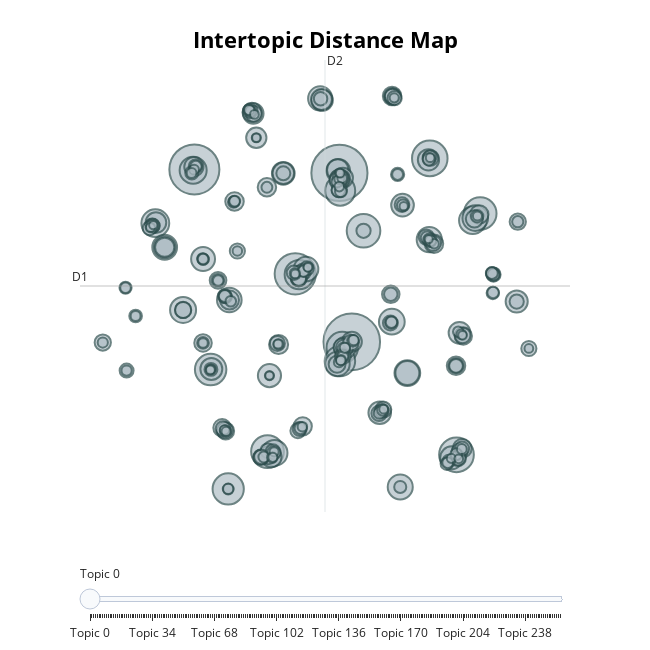

This figure's notebook cell:
### Code cell
model.visualize_topics()

### Figure 1 — Plotly figure (JSON) as saved in the notebook; plotly's stock layout.template omitted (floating-point values rounded to 4 significant figures; data arrays with more than 128 entries replaced by an {"elided": "..."} marker saying what was removed)
{"data": [{"customdata": {"elided": "258x3 mixed values"}, "hovertemplate": "<b>Topic %{customdata[0]}</b><br>%{customdata[1]}<br>Size: %{customdata[2]}", "legendgroup": "", "marker": {"color": "#B0BEC5", "line": {"color": "DarkSlateGrey", "width": 2}, "size": {"elided": "258 int values"}, "sizemode": "area", "sizeref": 0.2869, "symbol": "circle"}, "mode": "markers", "name": "", "orientation": "v", "showlegend": false, "type": "scatter", "x": {"elided": "258 float values"}, "xaxis": "x", "y": {"elided": "258 float values"}, "yaxis": "y"}], "layout": {"annotations": [{"showarrow": false, "text": "D1", "x": -12.31, "y": 3.906, "yshift": 10}, {"showarrow": false, "text": "D2", "x": 4.964, "xshift": 10, "y": 21.75}], "height": 650, "hoverlabel": {"bgcolor": "white", "font": {"family": "Rockwell", "size": 16}}, "legend": {"itemsizing": "constant", "tracegroupgap": 0}, "margin": {"t": 60}, "shapes": [{"line": {"color": "#CFD8DC", "width": 2}, "type": "line", "x0": 4.964, "x1": 4.964, "y0": -13.94, "y1": 21.75}, {"line": {"color": "#9E9E9E", "width": 2}, "type": "line", "x0": -12.31, "x1": 22.24, "y0": 3.906, "y1": 3.906}], "sliders": [{"active": 0, "pad": {"t": 50}, "steps": [{"args": [{"marker.color": {"elided": "1x258 str values"}}], "label": "Topic 0", "method": "update"}, {"args": [{"marker.color": {"elided": "1x258 str values"}}], "label": "Topic 1", "method": "update"}, {"args": [{"marker.color": {"elided": "1x258 str values"}}], "label": "Topic 2", "method": "update"}, {"args": [{"marker.color": {"elided": "1x258 str values"}}], "label": "Topic 3", "method": "update"}, {"args": [{"marker.color": {"elided": "1x258 str values"}}], "label": "Topic 4", "method": "update"}, {"args": [{"marker.color": {"elided": "1x258 str values"}}], "label": "Topic 5", "method": "update"}, {"args": [{"marker.color": {"elided": "1x258 str values"}}], "label": "Topic 6", "method": "update"}, {"args": [{"marker.color": {"elided": "1x258 str values"}}], "label": "Topic 7", "method": "update"}, {"args": [{"marker.color": {"elided": "1x258 str values"}}], "label": "Topic 8", "method": "update"}, {"args": [{"marker.color": {"elided": "1x258 str values"}}], "label": "Topic 9", "method": "update"}, {"args": [{"marker.color": {"elided": "1x258 str values"}}], "label": "Topic 10", "method": "update"}, {"args": [{"marker.color": {"elided": "1x258 str values"}}], "label": "Topic 11", "method": "update"}, {"args": [{"marker.color": {"elided": "1x258 str values"}}], "label": "Topic 12", "method": "update"}, {"args": [{"marker.color": {"elided": "1x258 str values"}}], "label": "Topic 13", "method": "update"}, {"args": [{"marker.color": {"elided": "1x258 str values"}}], "label": "Topic 14", "method": "update"}, {"args": [{"marker.color": {"elided": "1x258 str values"}}], "label": "Topic 15", "method": "update"}, {"args": [{"marker.color": {"elided": "1x258 str values"}}], "label": "Topic 16", "method": "update"}, {"args": [{"marker.color": {"elided": "1x258 str values"}}], "label": "Topic 17", "method": "update"}, {"args": [{"marker.color": {"elided": "1x258 str values"}}], "label": "Topic 18", "method": "update"}, {"args": [{"marker.color": {"elided": "1x258 str values"}}], "label": "Topic 19", "method": "update"}, {"args": [{"marker.color": {"elided": "1x258 str values"}}], "label": "Topic 20", "method": "update"}, {"args": [{"marker.color": {"elided": "1x258 str values"}}], "label": "Topic 21", "method": "update"}, {"args": [{"marker.color": {"elided": "1x258 str values"}}], "label": "Topic 22", "method": "update"}, {"args": [{"marker.color": {"elided": "1x258 str values"}}], "label": "Topic 23", "method": "update"}, {"args": [{"marker.color": {"elided": "1x258 str values"}}], "label": "Topic 24", "method": "update"}, {"args": [{"marker.color": {"elided": "1x258 str values"}}], "label": "Topic 25", "method": "update"}, {"args": [{"marker.color": {"elided": "1x258 str values"}}], "label": "Topic 26", "method": "update"}, {"args": [{"marker.color": {"elided": "1x258 str values"}}], "label": "Topic 27", "method": "update"}, {"args": [{"marker.color": {"elided": "1x258 str values"}}], "label": "Topic 28", "method": "update"}, {"args": [{"marker.color": {"elided": "1x258 str values"}}], "label": "Topic 29", "method": "update"}, {"args": [{"marker.color": {"elided": "1x258 str values"}}], "label": "Topic 30", "method": "update"}, {"args": [{"marker.color": {"elided": "1x258 str values"}}], "label": "Topic 31", "method": "update"}, {"args": [{"marker.color": {"elided": "1x258 str values"}}], "label": "Topic 32", "method": "update"}, {"args": [{"marker.color": {"elided": "1x258 str values"}}], "label": "Topic 33", "method": "update"}, {"args": [{"marker.color": {"elided": "1x258 str values"}}], "label": "Topic 34", "method": "update"}, {"args": [{"marker.color": {"elided": "1x258 str values"}}], "label": "Topic 35", "method": "update"}, {"args": [{"marker.color": {"elided": "1x258 str values"}}], "label": "Topic 36", "method": "update"}, {"args": [{"marker.color": {"elided": "1x258 str values"}}], "label": "Topic 37", "method": "update"}, {"args": [{"marker.color": {"elided": "1x258 str values"}}], "label": "Topic 38", "method": "update"}, {"args": [{"marker.color": {"elided": "1x258 str values"}}], "label": "Topic 39", "method": "update"}, {"args": [{"marker.color": {"elided": "1x258 str values"}}], "label": "Topic 40", "method": "update"}, {"args": [{"marker.color": {"elided": "1x258 str values"}}], "label": "Topic 41", "method": "update"}, {"args": [{"marker.color": {"elided": "1x258 str values"}}], "label": "Topic 42", "method": "update"}, {"args": [{"marker.color": {"elided": "1x258 str values"}}], "label": "Topic 43", "method": "update"}, {"args": [{"marker.color": {"elided": "1x258 str values"}}], "label": "Topic 44", "method": "update"}, {"args": [{"marker.color": {"elided": "1x258 str values"}}], "label": "Topic 45", "method": "update"}, {"args": [{"marker.color": {"elided": "1x258 str values"}}], "label": "Topic 46", "method": "update"}, {"args": [{"marker.color": {"elided": "1x258 str values"}}], "label": "Topic 47", "method": "update"}, {"args": [{"marker.color": {"elided": "1x258 str values"}}], "label": "Topic 48", "method": "update"}, {"args": [{"marker.color": {"elided": "1x258 str values"}}], "label": "Topic 49", "method": "update"}, {"args": [{"marker.color": {"elided": "1x258 str values"}}], "label": "Topic 50", "method": "update"}, {"args": [{"marker.color": {"elided": "1x258 str values"}}], "label": "Topic 51", "method": "update"}, {"args": [{"marker.color": {"elided": "1x258 str values"}}], "label": "Topic 52", "method": "update"}, {"args": [{"marker.color": {"elided": "1x258 str values"}}], "label": "Topic 53", "method": "update"}, {"args": [{"marker.color": {"elided": "1x258 str values"}}], "label": "Topic 54", "method": "update"}, {"args": [{"marker.color": {"elided": "1x258 str values"}}], "label": "Topic 55", "method": "update"}, {"args": [{"marker.color": {"elided": "1x258 str values"}}], "label": "Topic 56", "method": "update"}, {"args": [{"marker.color": {"elided": "1x258 str values"}}], "label": "Topic 57", "method": "update"}, {"args": [{"marker.color": {"elided": "1x258 str values"}}], "label": "Topic 58", "method": "update"}, {"args": [{"marker.color": {"elided": "1x258 str values"}}], "label": "Topic 59", "method": "update"}, {"args": [{"marker.color": {"elided": "1x258 str values"}}], "label": "Topic 60", "method": "update"}, {"args": [{"marker.color": {"elided": "1x258 str values"}}], "label": "Topic 61", "method": "update"}, {"args": [{"marker.color": {"elided": "1x258 str values"}}], "label": "Topic 62", "method": "update"}, {"args": [{"marker.color": {"elided": "1x258 str values"}}], "label": "Topic 63", "method": "update"}, {"args": [{"marker.color": {"elided": "1x258 str values"}}], "label": "Topic 64", "method": "update"}, {"args": [{"marker.color": {"elided": "1x258 str values"}}], "label": "Topic 65", "method": "update"}, {"args": [{"marker.color": {"elided": "1x258 str values"}}], "label": "Topic 66", "method": "update"}, {"args": [{"marker.color": {"elided": "1x258 str values"}}], "label": "Topic 67", "method": "update"}, {"args": [{"marker.color": {"elided": "1x258 str values"}}], "label": "Topic 68", "method": "update"}, {"args": [{"marker.color": {"elided": "1x258 str values"}}], "label": "Topic 69", "method": "update"}, {"args": [{"marker.color": {"elided": "1x258 str values"}}], "label": "Topic 70", "method": "update"}, {"args": [{"marker.color": {"elided": "1x258 str values"}}], "label": "Topic 71", "method": "update"}, {"args": [{"marker.color": {"elided": "1x258 str values"}}], "label": "Topic 72", "method": "update"}, {"args": [{"marker.color": {"elided": "1x258 str values"}}], "label": "Topic 73", "method": "update"}, {"args": [{"marker.color": {"elided": "1x258 str values"}}], "label": "Topic 74", "method": "update"}, {"args": [{"marker.color": {"elided": "1x258 str values"}}], "label": "Topic 75", "method": "update"}, {"args": [{"marker.color": {"elided": "1x258 str values"}}], "label": "Topic 76", "method": "update"}, {"args": [{"marker.color": {"elided": "1x258 str values"}}], "label": "Topic 77", "method": "update"}, {"args": [{"marker.color": {"elided": "1x258 str values"}}], "label": "Topic 78", "method": "update"}, {"args": [{"marker.color": {"elided": "1x258 str values"}}], "label": "Topic 79", "method": "update"}, {"args": [{"marker.color": {"elided": "1x258 str values"}}], "label": "Topic 80", "method": "update"}, {"args": [{"marker.color": {"elided": "1x258 str values"}}], "label": "Topic 81", "method": "update"}, {"args": [{"marker.color": {"elided": "1x258 str values"}}], "label": "Topic 82", "method": "update"}, {"args": [{"marker.color": {"elided": "1x258 str values"}}], "label": "Topic 83", "method": "update"}, {"args": [{"marker.color": {"elided": "1x258 str values"}}], "label": "Topic 84", "method": "update"}, {"args": [{"marker.color": {"elided": "1x258 str values"}}], "label": "Topic 85", "method": "update"}, {"args": [{"marker.color": {"elided": "1x258 str values"}}], "label": "Topic 86", "method": "update"}, {"args": [{"marker.color": {"elided": "1x258 str values"}}], "label": "Topic 87", "method": "update"}, {"args": [{"marker.color": {"elided": "1x258 str values"}}], "label": "Topic 88", "method": "update"}, {"args": [{"marker.color": {"elided": "1x258 str values"}}], "label": "Topic 89", "method": "update"}, {"args": [{"marker.color": {"elided": "1x258 str values"}}], "label": "Topic 90", "method": "update"}, {"args": [{"marker.color": {"elided": "1x258 str values"}}], "label": "Topic 91", "method": "update"}, {"args": [{"marker.color": {"elided": "1x258 str values"}}], "label": "Topic 92", "method": "update"}, {"args": [{"marker.color": {"elided": "1x258 str values"}}], "label": "Topic 93", "method": "update"}, {"args": [{"marker.color": {"elided": "1x258 str values"}}], "label": "Topic 94", "method": "update"}, {"args": [{"marker.color": {"elided": "1x258 str values"}}], "label": "Topic 95", "method": "update"}, {"args": [{"marker.color": {"elided": "1x258 str values"}}], "label": "Topic 96", "method": "update"}, {"args": [{"marker.color": {"elided": "1x258 str values"}}], "label": "Topic 97", "method": "update"}, {"args": [{"marker.color": {"elided": "1x258 str values"}}], "label": "Topic 98", "method": "update"}, {"args": [{"marker.color": {"elided": "1x258 str values"}}], "label": "Topic 99", "method": "update"}, {"args": [{"marker.color": {"elided": "1x258 str values"}}], "label": "Topic 100", "method": "update"}, {"args": [{"marker.color": {"elided": "1x258 str values"}}], "label": "Topic 101", "method": "update"}, {"args": [{"marker.color": {"elided": "1x258 str values"}}], "label": "Topic 102", "method": "update"}, {"args": [{"marker.color": {"elided": "1x258 str values"}}], "label": "Topic 103", "method": "update"}, {"args": [{"marker.color": {"elided": "1x258 str values"}}], "label": "Topic 104", "method": "update"}, {"args": [{"marker.color": {"elided": "1x258 str values"}}], "label": "Topic 105", "method": "update"}, {"args": [{"marker.color": {"elided": "1x258 str values"}}], "label": "Topic 106", "method": "update"}, {"args": [{"marker.color": {"elided": "1x258 str values"}}], "label": "Topic 107", "method": "update"}, {"args": [{"marker.color": {"elided": "1x258 str values"}}], "label": "Topic 108", "method": "update"}, {"args": [{"marker.color": {"elided": "1x258 str values"}}], "label": "Topic 109", "method": "update"}, {"args": [{"marker.color": {"elided": "1x258 str values"}}], "label": "Topic 110", "method": "update"}, {"args": [{"marker.color": {"elided": "1x258 str values"}}], "label": "Topic 111", "method": "update"}, {"args": [{"marker.color": {"elided": "1x258 str values"}}], "label": "Topic 112", "method": "update"}, {"args": [{"marker.color": {"elided": "1x258 str values"}}], "label": "Topic 113", "method": "update"}, {"args": [{"marker.color": {"elided": "1x258 str values"}}], "label": "Topic 114", "method": "update"}, {"args": [{"marker.color": {"elided": "1x258 str values"}}], "label": "Topic 115", "method": "update"}, {"args": [{"marker.color": {"elided": "1x258 str values"}}], "label": "Topic 116", "method": "update"}, {"args": [{"marker.color": {"elided": "1x258 str values"}}], "label": "Topic 117", "method": "update"}, {"args": [{"marker.color": {"elided": "1x258 str values"}}], "label": "Topic 118", "method": "update"}, {"args": [{"marker.color": {"elided": "1x258 str values"}}], "label": "Topic 119", "method": "update"}, {"args": [{"marker.color": {"elided": "1x258 str values"}}], "label": "Topic 120", "method": "update"}, {"args": [{"marker.color": {"elided": "1x258 str values"}}], "label": "Topic 121", "method": "update"}, {"args": [{"marker.color": {"elided": "1x258 str values"}}], "label": "Topic 122", "method": "update"}, {"args": [{"marker.color": {"elided": "1x258 str values"}}], "label": "Topic 123", "method": "update"}, {"args": [{"marker.color": {"elided": "1x258 str values"}}], "label": "Topic 124", "method": "update"}, {"args": [{"marker.color": {"elided": "1x258 str values"}}], "label": "Topic 125", "method": "update"}, {"args": [{"marker.color": {"elided": "1x258 str values"}}], "label": "Topic 126", "method": "update"}, {"args": [{"marker.color": {"elided": "1x258 str values"}}], "label": "Topic 127", "method": "update"}, {"args": [{"marker.color": {"elided": "1x258 str values"}}], "label": "Topic 128", "method": "update"}, {"args": [{"marker.color": {"elided": "1x258 str values"}}], "label": "Topic 129", "method": "update"}, {"args": [{"marker.color": {"elided": "1x258 str values"}}], "label": "Topic 130", "method": "update"}, {"args": [{"marker.color": {"elided": "1x258 str values"}}], "label": "Topic 131", "method": "update"}, {"args": [{"marker.color": {"elided": "1x258 str values"}}], "label": "Topic 132", "method": "update"}, {"args": [{"marker.color": {"elided": "1x258 str values"}}], "label": "Topic 133", "method": "update"}, {"args": [{"marker.color": {"elided": "1x258 str values"}}], "label": "Topic 134", "method": "update"}, {"args": [{"marker.color": {"elided": "1x258 str values"}}], "label": "Topic 135", "method": "update"}, {"args": [{"marker.color": {"elided": "1x258 str values"}}], "label": "Topic 136", "method": "update"}, {"args": [{"marker.color": {"elided": "1x258 str values"}}], "label": "Topic 137", "method": "update"}, {"args": [{"marker.color": {"elided": "1x258 str values"}}], "label": "Topic 138", "method": "update"}, {"args": [{"marker.color": {"elided": "1x258 str values"}}], "label": "Topic 139", "method": "update"}, {"args": [{"marker.color": {"elided": "1x258 str values"}}], "label": "Topic 140", "method": "update"}, {"args": [{"marker.color": {"elided": "1x258 str values"}}], "label": "Topic 141", "method": "update"}, {"args": [{"marker.color": {"elided": "1x258 str values"}}], "label": "Topic 142", "method": "update"}, {"args": [{"marker.color": {"elided": "1x258 str values"}}], "label": "Topic 143", "method": "update"}, {"args": [{"marker.color": {"elided": "1x258 str values"}}], "label": "Topic 144", "method": "update"}, {"args": [{"marker.color": {"elided": "1x258 str values"}}], "label": "Topic 145", "method": "update"}, {"args": [{"marker.color": {"elided": "1x258 str values"}}], "label": "Topic 146", "method": "update"}, {"args": [{"marker.color": {"elided": "1x258 str values"}}], "label": "Topic 147", "method": "update"}, {"args": [{"marker.color": {"elided": "1x258 str values"}}], "label": "Topic 148", "method": "update"}, {"args": [{"marker.color": {"elided": "1x258 str values"}}], "label": "Topic 149", "method": "update"}, {"args": [{"marker.color": {"elided": "1x258 str values"}}], "label": "Topic 150", "method": "update"}, {"args": [{"marker.color": {"elided": "1x258 str values"}}], "label": "Topic 151", "method": "update"}, {"args": [{"marker.color": {"elided": "1x258 str values"}}], "label": "Topic 152", "method": "update"}, {"args": [{"marker.color": {"elided": "1x258 str values"}}], "label": "Topic 153", "method": "update"}, {"args": [{"marker.color": {"elided": "1x258 str values"}}], "label": "Topic 154", "method": "update"}, {"args": [{"marker.color": {"elided": "1x258 str values"}}], "label": "Topic 155", "method": "update"}, {"args": [{"marker.color": {"elided": "1x258 str values"}}], "label": "Topic 156", "method": "update"}, {"args": [{"marker.color": {"elided": "1x258 str values"}}], "label": "Topic 157", "method": "update"}, {"args": [{"marker.color": {"elided": "1x258 str values"}}], "label": "Topic 158", "method": "update"}, {"args": [{"marker.color": {"elided": "1x258 str values"}}], "label": "Topic 159", "method": "update"}, {"args": [{"marker.color": {"elided": "1x258 str values"}}], "label": "Topic 160", "method": "update"}, {"args": [{"marker.color": {"elided": "1x258 str values"}}], "label": "Topic 161", "method": "update"}, {"args": [{"marker.color": {"elided": "1x258 str values"}}], "label": "Topic 162", "method": "update"}, {"args": [{"marker.color": {"elided": "1x258 str values"}}], "label": "Topic 163", "method": "update"}, {"args": [{"marker.color": {"elided": "1x258 str values"}}], "label": "Topic 164", "method": "update"}, {"args": [{"marker.color": {"elided": "1x258 str values"}}], "label": "Topic 165", "method": "update"}, {"args": [{"marker.color": {"elided": "1x258 str values"}}], "label": "Topic 166", "method": "update"}, {"args": [{"marker.color": {"elided": "1x258 str values"}}], "label": "Topic 167", "method": "update"}, {"args": [{"marker.color": {"elided": "1x258 str values"}}], "label": "Topic 168", "method": "update"}, {"args": [{"marker.color": {"elided": "1x258 str values"}}], "label": "Topic 169", "method": "update"}, {"args": [{"marker.color": {"elided": "1x258 str values"}}], "label": "Topic 170", "method": "update"}, {"args": [{"marker.color": {"elided": "1x258 str values"}}], "label": "Topic 171", "method": "update"}, {"args": [{"marker.color": {"elided": "1x258 str values"}}], "label": "Topic 172", "method": "update"}, {"args": [{"marker.color": {"elided": "1x258 str values"}}], "label": "Topic 173", "method": "update"}, {"args": [{"marker.color": {"elided": "1x258 str values"}}], "label": "Topic 174", "method": "update"}, {"args": [{"marker.color": {"elided": "1x258 str values"}}], "label": "Topic 175", "method": "update"}, {"args": [{"marker.color": {"elided": "1x258 str values"}}], "label": "Topic 176", "method": "update"}, {"args": [{"marker.color": {"elided": "1x258 str values"}}], "label": "Topic 177", "method": "update"}, {"args": [{"marker.color": {"elided": "1x258 str values"}}], "label": "Topic 178", "method": "update"}, {"args": [{"marker.color": {"elided": "1x258 str values"}}], "label": "Topic 179", "method": "update"}, {"args": [{"marker.color": {"elided": "1x258 str values"}}], "label": "Topic 180", "method": "update"}, {"args": [{"marker.color": {"elided": "1x258 str values"}}], "label": "Topic 181", "method": "update"}, {"args": [{"marker.color": {"elided": "1x258 str values"}}], "label": "Topic 182", "method": "update"}, {"args": [{"marker.color": {"elided": "1x258 str values"}}], "label": "Topic 183", "method": "update"}, {"args": [{"marker.color": {"elided": "1x258 str values"}}], "label": "Topic 184", "method": "update"}, {"args": [{"marker.color": {"elided": "1x258 str values"}}], "label": "Topic 185", "method": "update"}, {"args": [{"marker.color": {"elided": "1x258 str values"}}], "label": "Topic 186", "method": "update"}, {"args": [{"marker.color": {"elided": "1x258 str values"}}], "label": "Topic 187", "method": "update"}, {"args": [{"marker.color": {"elided": "1x258 str values"}}], "label": "Topic 188", "method": "update"}, {"args": [{"marker.color": {"elided": "1x258 str values"}}], "label": "Topic 189", "method": "update"}, {"args": [{"marker.color": {"elided": "1x258 str values"}}], "label": "Topic 190", "method": "update"}, {"args": [{"marker.color": {"elided": "1x258 str values"}}], "label": "Topic 191", "method": "update"}, {"args": [{"marker.color": {"elided": "1x258 str values"}}], "label": "Topic 192", "method": "update"}, {"args": [{"marker.color": {"elided": "1x258 str values"}}], "label": "Topic 193", "method": "update"}, {"args": [{"marker.color": {"elided": "1x258 str values"}}], "label": "Topic 194", "method": "update"}, {"args": [{"marker.color": {"elided": "1x258 str values"}}], "label": "Topic 195", "method": "update"}, {"args": [{"marker.color": {"elided": "1x258 str values"}}], "label": "Topic 196", "method": "update"}, {"args": [{"marker.color": {"elided": "1x258 str values"}}], "label": "Topic 197", "method": "update"}, {"args": [{"marker.color": {"elided": "1x258 str values"}}], "label": "Topic 198", "method": "update"}, {"args": [{"marker.color": {"elided": "1x258 str values"}}], "label": "Topic 199", "method": "update"}, {"args": [{"marker.color": {"elided": "1x258 str values"}}], "label": "Topic 200", "method": "update"}, {"args": [{"marker.color": {"elided": "1x258 str values"}}], "label": "Topic 201", "method": "update"}, {"args": [{"marker.color": {"elided": "1x258 str values"}}], "label": "Topic 202", "method": "update"}, {"args": [{"marker.color": {"elided": "1x258 str values"}}], "label": "Topic 203", "method": "update"}, {"args": [{"marker.color": {"elided": "1x258 str values"}}], "label": "Topic 204", "method": "update"}, {"args": [{"marker.color": {"elided": "1x258 str values"}}], "label": "Topic 205", "method": "update"}, {"args": [{"marker.color": {"elided": "1x258 str values"}}], "label": "Topic 206", "method": "update"}, {"args": [{"marker.color": {"elided": "1x258 str values"}}], "label": "Topic 207", "method": "update"}, {"args": [{"marker.color": {"elided": "1x258 str values"}}], "label": "Topic 208", "method": "update"}, {"args": [{"marker.color": {"elided": "1x258 str values"}}], "label": "Topic 209", "method": "update"}, {"args": [{"marker.color": {"elided": "1x258 str values"}}], "label": "Topic 210", "method": "update"}, {"args": [{"marker.color": {"elided": "1x258 str values"}}], "label": "Topic 211", "method": "update"}, {"args": [{"marker.color": {"elided": "1x258 str values"}}], "label": "Topic 212", "method": "update"}, {"args": [{"marker.color": {"elided": "1x258 str values"}}], "label": "Topic 213", "method": "update"}, {"args": [{"marker.color": {"elided": "1x258 str values"}}], "label": "Topic 214", "method": "update"}, {"args": [{"marker.color": {"elided": "1x258 str values"}}], "label": "Topic 215", "method": "update"}, {"args": [{"marker.color": {"elided": "1x258 str values"}}], "label": "Topic 216", "method": "update"}, {"args": [{"marker.color": {"elided": "1x258 str values"}}], "label": "Topic 217", "method": "update"}, {"args": [{"marker.color": {"elided": "1x258 str values"}}], "label": "Topic 218", "method": "update"}, {"args": [{"marker.color": {"elided": "1x258 str values"}}], "label": "Topic 219", "method": "update"}, {"args": [{"marker.color": {"elided": "1x258 str values"}}], "label": "Topic 220", "method": "update"}, {"args": [{"marker.color": {"elided": "1x258 str values"}}], "label": "Topic 221", "method": "update"}, {"args": [{"marker.color": {"elided": "1x258 str values"}}], "label": "Topic 222", "method": "update"}, {"args": [{"marker.color": {"elided": "1x258 str values"}}], "label": "Topic 223", "method": "update"}, {"args": [{"marker.color": {"elided": "1x258 str values"}}], "label": "Topic 224", "method": "update"}, {"args": [{"marker.color": {"elided": "1x258 str values"}}], "label": "Topic 225", "method": "update"}, {"args": [{"marker.color": {"elided": "1x258 str values"}}], "label": "Topic 226", "method": "update"}, {"args": [{"marker.color": {"elided": "1x258 str values"}}], "label": "Topic 227", "method": "update"}, {"args": [{"marker.color": {"elided": "1x258 str values"}}], "label": "Topic 228", "method": "update"}, {"args": [{"marker.color": {"elided": "1x258 str values"}}], "label": "Topic 229", "method": "update"}, {"args": [{"marker.color": {"elided": "1x258 str values"}}], "label": "Topic 230", "method": "update"}, {"args": [{"marker.color": {"elided": "1x258 str values"}}], "label": "Topic 231", "method": "update"}, {"args": [{"marker.color": {"elided": "1x258 str values"}}], "label": "Topic 232", "method": "update"}, {"args": [{"marker.color": {"elided": "1x258 str values"}}], "label": "Topic 233", "method": "update"}, {"args": [{"marker.color": {"elided": "1x258 str values"}}], "label": "Topic 234", "method": "update"}, {"args": [{"marker.color": {"elided": "1x258 str values"}}], "label": "Topic 235", "method": "update"}, {"args": [{"marker.color": {"elided": "1x258 str values"}}], "label": "Topic 236", "method": "update"}, {"args": [{"marker.color": {"elided": "1x258 str values"}}], "label": "Topic 237", "method": "update"}, {"args": [{"marker.color": {"elided": "1x258 str values"}}], "label": "Topic 238", "method": "update"}, {"args": [{"marker.color": {"elided": "1x258 str values"}}], "label": "Topic 239", "method": "update"}, {"args": [{"marker.color": {"elided": "1x258 str values"}}], "label": "Topic 240", "method": "update"}, {"args": [{"marker.color": {"elided": "1x258 str values"}}], "label": "Topic 241", "method": "update"}, {"args": [{"marker.color": {"elided": "1x258 str values"}}], "label": "Topic 242", "method": "update"}, {"args": [{"marker.color": {"elided": "1x258 str values"}}], "label": "Topic 243", "method": "update"}, {"args": [{"marker.color": {"elided": "1x258 str values"}}], "label": "Topic 244", "method": "update"}, {"args": [{"marker.color": {"elided": "1x258 str values"}}], "label": "Topic 245", "method": "update"}, {"args": [{"marker.color": {"elided": "1x258 str values"}}], "label": "Topic 246", "method": "update"}, {"args": [{"marker.color": {"elided": "1x258 str values"}}], "label": "Topic 247", "method": "update"}, {"args": [{"marker.color": {"elided": "1x258 str values"}}], "label": "Topic 248", "method": "update"}, {"args": [{"marker.color": {"elided": "1x258 str values"}}], "label": "Topic 249", "method": "update"}, {"args": [{"marker.color": {"elided": "1x258 str values"}}], "label": "Topic 250", "method": "update"}, {"args": [{"marker.color": {"elided": "1x258 str values"}}], "label": "Topic 251", "method": "update"}, {"args": [{"marker.color": {"elided": "1x258 str values"}}], "label": "Topic 252", "method": "update"}, {"args": [{"marker.color": {"elided": "1x258 str values"}}], "label": "Topic 253", "method": "update"}, {"args": [{"marker.color": {"elided": "1x258 str values"}}], "label": "Topic 254", "method": "update"}, {"args": [{"marker.color": {"elided": "1x258 str values"}}], "label": "Topic 255", "method": "update"}, {"args": [{"marker.color": {"elided": "1x258 str values"}}], "label": "Topic 256", "method": "update"}, {"args": [{"marker.color": {"elided": "1x258 str values"}}], "label": "Topic 257", "method": "update"}]}], "title": {"font": {"color": "Black", "size": 22}, "text": "<b>Intertopic Distance Map</b>", "x": 0.5, "xanchor": "center", "y": 0.95, "yanchor": "top"}, "width": 650, "xaxis": {"anchor": "y", "domain": [0, 1], "range": [-12.31, 22.24], "title": {"text": ""}, "visible": false}, "yaxis": {"anchor": "x", "domain": [0, 1], "range": [-13.94, 21.75], "title": {"text": ""}, "visible": false}}}
